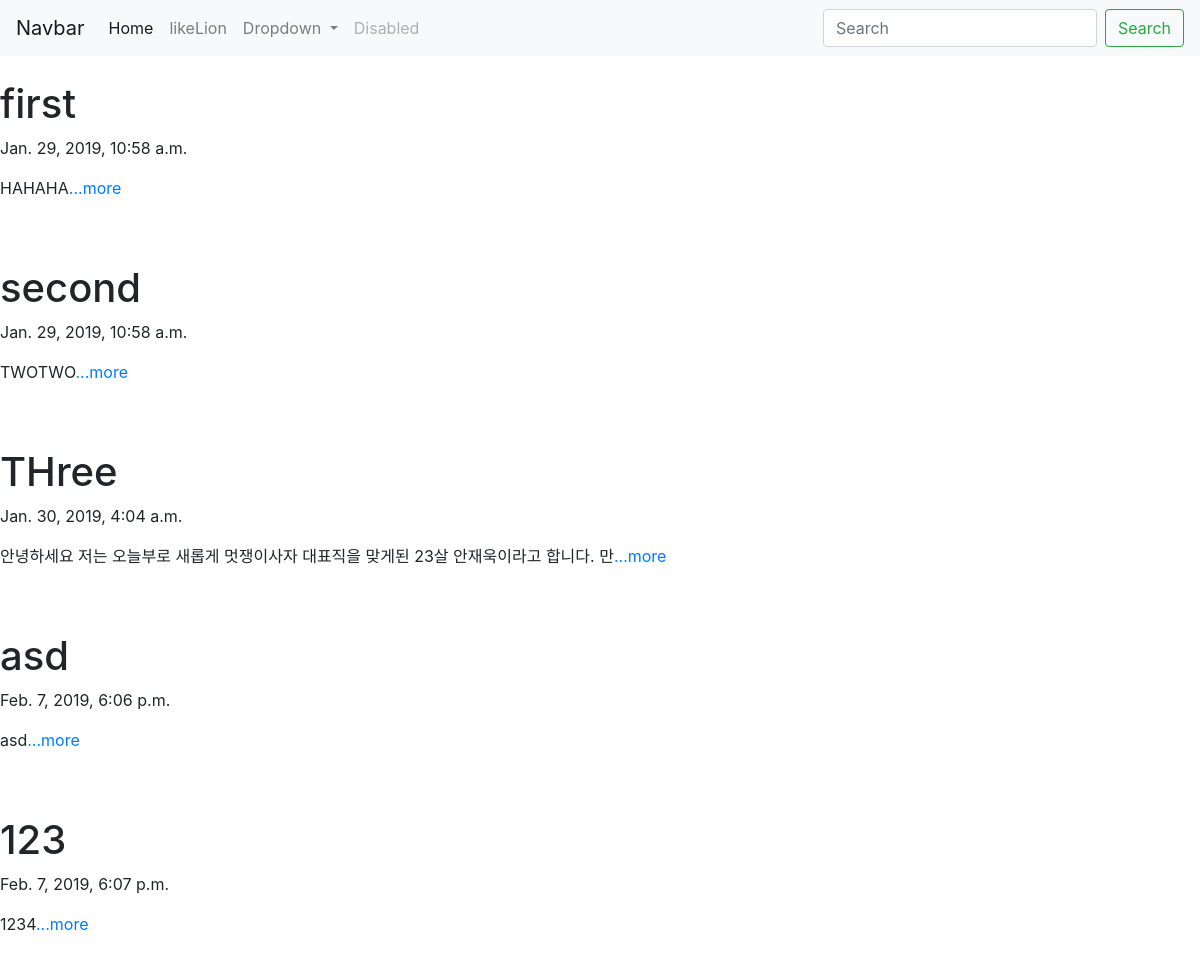
The page / on the database its author committed.
### blog/models.py (models this page shows, shortened)
class Blog(models.Model):
    title = models.CharField(max_length=200)
    pub_date = models.DateTimeField('date published')
    body = models.TextField()
    def summary(self):
        return self.body[:50]

### blog/views.py (the view)
# urls.py: 2. Add a URL to urlpatterns:  path('', views.home, name='home')
def home(request):
    blogs = Blog.objects
    return render(request, 'home.html', {'blogs' : blogs})

### blog/templates/home.html
{% extends 'base.html' %}
{% block contents %}
<body>
<br>
{% for blog in blogs.all%}
    <h1> {{blog.title}}</h1>
    <p> {{blog.pub_date}}</p>
    <p> {{blog.summary}}<a href="{%url 'detail' blog.id%}">...more</a></p>
    <br><br>
{%endfor%}
</body>
{%endblock%}

### secondproject/templates/base.html (shortened to what this page needs)
<body>
    <link rel="stylesheet" href="https://stackpath.bootstrapcdn.com/bootstrap/4.2.1/css/bootstrap.min.css">
    <nav class="navbar navbar-expand-lg navbar-light bg-light">
        <a class="navbar-brand" href="#">Navbar</a>
        <div class="collapse navbar-collapse" id="navbarSupportedContent">
          <ul class="navbar-nav mr-auto">
            <li class="nav-item active">
              <a class="nav-link" href="{% url 'home' %}">Home <span class="sr-only">(current)</span></a>
            </li>
            <li class="nav-item">
              <a class="nav-link" href="{% url 'home' %}">likeLion</a>
            </li>
            <li class="nav-item dropdown">
              <a class="nav-link dropdown-toggle" href="#" id="navbarDropdown" role="button" data-toggle="dropdown" aria-haspopup="true" aria-expanded="false">
                Dropdown
              </a>
            </li>
            <li class="nav-item">
              <a class="nav-link disabled" href="#" tabindex="-1" aria-disabled="true">Disabled</a>
            </li>
          </ul>
          <form class="form-inline my-2 my-lg-0">
            <input class="form-control mr-sm-2" type="search" placeholder="Search" aria-label="Search">
            <button class="btn btn-outline-success my-2 my-sm-0" type="submit">Search</button>
          </form>
        </div>
      </nav>
{% block contents %}
{% endblock %}
</body>

### rows shown on the page
Blog: title "first", pub_date "Jan. 29, 2019, 10:58 a.m.", summary "HAHAHA"
Blog: title "second", pub_date "Jan. 29, 2019, 10:58 a.m.", summary "TWOTWO"
Blog: title "THree", pub_date "Jan. 30, 2019, 4:04 a.m.", summary "안녕하세요 저는 오늘부로 새롭게 멋쟁이사자 대표직을 맞게된 23살 안재욱이라고 합니다. 만"
Blog: title "asd", pub_date "Feb. 7, 2019, 6:06 p.m.", summary "asd"
Blog: title "123", pub_date "Feb. 7, 2019, 6:07 p.m.", summary "1234"
